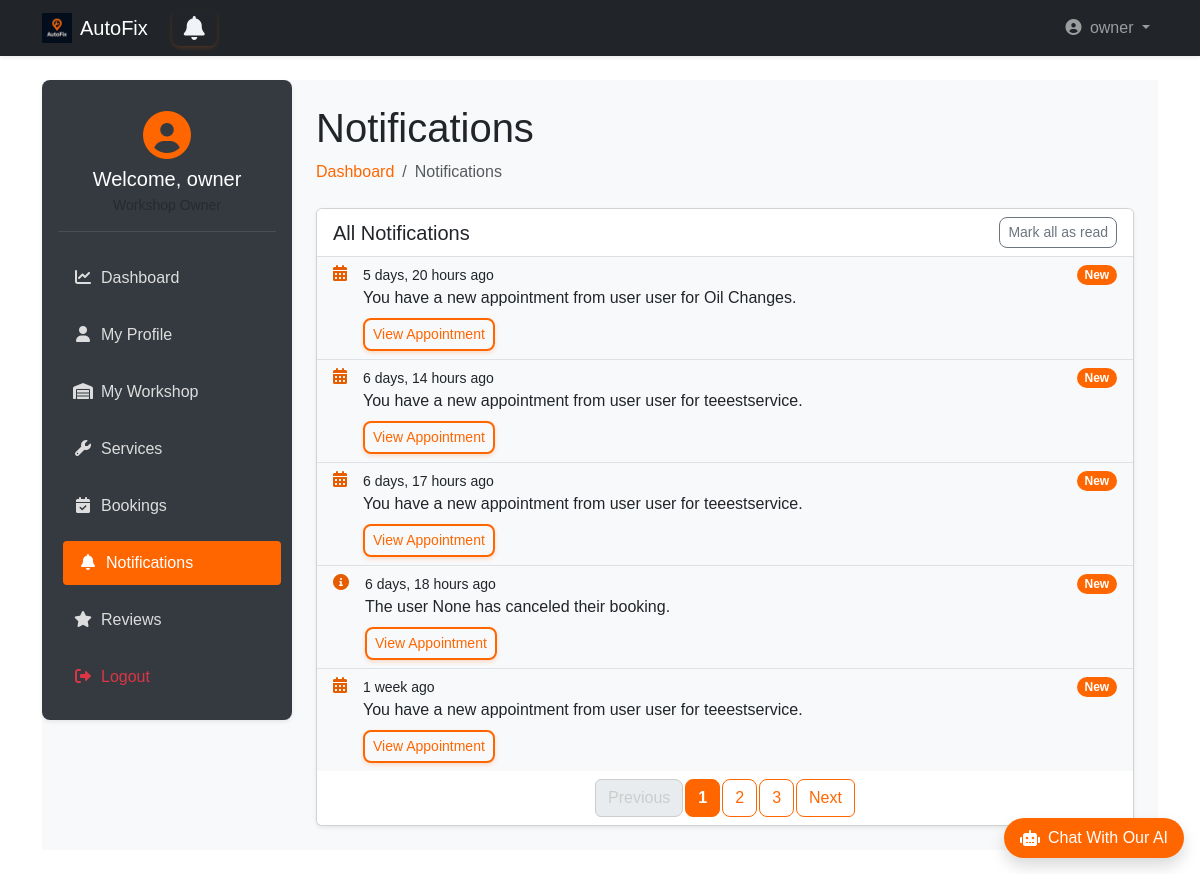
/owner_dashboard/owner/notifications (signed in), run on the app's committed database.
### accounts/models.py (models this page shows, shortened)
class User(AbstractUser):
    username = None
    email = models.EmailField(unique=True)
    phone = models.CharField(max_length=15, unique=True, blank=True)
    is_workshop_owner = models.BooleanField(default=False)
    address = models.ForeignKey(Address, on_delete=models.SET_NULL, null=True, blank=True)
    objects = UserManager()
    USERNAME_FIELD = 'email'
    REQUIRED_FIELDS = ['first_name', 'last_name']  # names required for registration
    def get_short_name(self):
        return self.first_name

### bookings/models.py (models this page shows, shortened)
class Notification(models.Model):
    user = models.ForeignKey(User, on_delete=models.CASCADE)
    message = models.CharField(max_length=255)  # Short message for the notification
    is_read = models.BooleanField(default=False)  # Whether the user has read the notification
    created_at = models.DateTimeField(auto_now_add=True)  # Timestamp when created
    booking = models.ForeignKey(Booking, on_delete=models.CASCADE, related_name='notifications')  # Link to a booking
    class Meta:
        ordering = ['-created_at']  # Order by newest first

### owner_dashboard/views.py (the view)
# urls.py: path('owner/notifications', views.notifications, name='notifications'),
def notifications(request):
    if not request.user.is_workshop_owner:
        return redirect('landing:main')
    all_notifications = Notification.objects.filter(user=request.user).order_by('-created_at')
    paginator = Paginator(all_notifications, 5)
    page_number = request.GET.get('page')
    page_obj = paginator.get_page(page_number)
    context = {
        'notifications': page_obj.object_list,
        'page_obj': page_obj,
    }
    return render(request, 'owner_dashboard/notifications.html', context)

### templates/owner_dashboard/notifications.html (shortened to what this page needs)
{% extends 'base2.html' %}
{% load static bootstrap5 %}
{% block extra_css %}
<link rel="stylesheet" href="{% static 'css/owner_dashboard.css' %}">
{% endblock %}
{% block content %}
<div class="wrapper d-flex">
    <aside class="sidebar p-3 shadow-sm">
        <div class="user-profile mb-4 text-center">
            <div class="avatar mb-2">
                <i class="fas fa-user-circle fa-3x"></i>
            </div>
            <h5 class="welcome mb-1">Welcome, {{ user.get_short_name }}</h5>
            <small class="text-muted">Workshop Owner</small>
        </div>
        <nav class="menu d-flex flex-column gap-2">
            <a href="{% url 'owner_dashboard:dashboard' %}">
                <i class="fas fa-chart-line me-2"></i>Dashboard
            </a>
            <a href="{% url 'owner_dashboard:profile' %}">
                <i class="fas fa-user me-2"></i>My Profile
            </a>
            <a href="{% url 'owner_dashboard:workshop' %}">
                <i class="fas fa-warehouse me-2"></i>My Workshop
            </a>
            <a href="{% url 'owner_dashboard:services' %}">
                <i class="fas fa-wrench me-2"></i>Services
            </a>
            <a href="{% url 'owner_dashboard:bookings' %}">
                <i class="fas fa-calendar-check me-2"></i>Bookings
            </a>
            <a href="{% url 'owner_dashboard:notifications' %}" class="active-link">
                <i class="fas fa-bell me-2"></i>Notifications
            </a>
            <a href="{% url 'owner_dashboard:reviews' %}">
                <i class="fas fa-star me-2"></i>Reviews
            </a>
            <a href="{% url 'accounts:logout' %}" class="text-danger">
                <i class="fas fa-sign-out-alt me-2"></i>Logout
            </a>
        </nav>
    </aside>
    <main class="main-content flex-grow-1 p-4">
        <div class="dashboard-header mb-4">
            <h1>Notifications</h1>
            <nav aria-label="breadcrumb">
                <ol class="breadcrumb">
                    <li class="breadcrumb-item"><a class="text-decoration-none" style="color: #ff6600;"
                        href="{% url 'owner_dashboard:dashboard' %}">Dashboard</a></li>
                    <li class="breadcrumb-item active" aria-current="page">Notifications</li>
                </ol>
            </nav>
        </div>
        <div class="card shadow-sm">
            <div class="card-header bg-white d-flex justify-content-between align-items-center">
                <h5 class="mb-0">All Notifications</h5>
                <button id="mark-all-read-btn" class="btn btn-sm btn-outline-secondary" >Mark all as read</button>
            </div>
            <div class="card-body p-0">
                {% if notifications %}
                    <div class="list-group list-group-flush">
                        {% for notification in notifications %}
                        <div class="list-group-item {% if not notification.is_read %}bg-light{% endif %}">
                            <div class="d-flex justify-content-between align-items-start">
                                <div class="me-3">
                                    <div class="icon-circle {% if notification.is_read %}bg-secondary{% else %}bg-white{% endif %}">
                                        <i class="fas fa-{% if 'appointment' in notification.message %}calendar-alt
                                                      {% elif 'reminder' in notification.message %}exclamation-circle
                                                      {% else %}info-circle{% endif %} text-orange"></i>
                                    </div>
                                </div>
                                <div class="flex-grow-1">
                                    <div class="small text-gray-500">{{ notification.created_at|timesince }} ago</div>
                                    <p class="mb-1">{{ notification.message }}</p>
                                    {% if notification.booking %}
                                    <a href="{% url 'owner_dashboard:bookings' %}" class="btn btn-sm btn-outline-primary mt-1">View Appointment</a>
                                    {% endif %}
                                </div>
                                {% if not notification.is_read %}
                                <span class="badge bg-orange rounded-pill">New</span>
                                {% endif %}
                            </div>
                        </div>
                        {% endfor %}
                    </div>
                {% else %}
                    <div class="text-center py-5">
                        <i class="fas fa-bell-slash fa-4x text-muted mb-3"></i>
                        <h5>No notifications</h5>
                        <p class="text-muted">You'll see notifications here when you have them</p>
                    </div>
                {% endif %}
            </div>
            <div class="card-footer bg-white border-top-0">
                {% if page_obj.has_other_pages %}
                <nav aria-label="Notification pagination">
                    <ul class="pagination justify-content-center mb-0">
                        {% if page_obj.has_previous %}
                            <li class="page-item">
                                <a class="page-link custom-page-link" href="?page={{ page_obj.previous_page_number }}">Previous</a>
                            </li>
                        {% else %}
                            <li class="page-item disabled">
                                <span class="page-link custom-page-link">Previous</span>
                            </li>
                        {% endif %}
                        {% for num in page_obj.paginator.page_range %}
                            {% if page_obj.number == num %}
                                <li class="page-item active">
                                    <span class="page-link custom-page-link">{{ num }}</span>
                                </li>
                            {% elif num > page_obj.number|add:'-3' and num < page_obj.number|add:'3' %}
                                <li class="page-item">
                                    <a class="page-link custom-page-link" href="?page={{ num }}">{{ num }}</a>
                                </li>
                            {% endif %}
                        {% endfor %}
                        {% if page_obj.has_next %}
                            <li class="page-item">
                                <a class="page-link custom-page-link" href="?page={{ page_obj.next_page_number }}">Next</a>
                            </li>
                        {% else %}
                            <li class="page-item disabled">
                                <span class="page-link custom-page-link">Next</span>
                            </li>
                        {% endif %}
                    </ul>
                </nav>
                {% endif %}
            </div>
        </div>
    </main>
</div>
{% endblock %}

### templates/base2.html (shortened to what this page needs)
{% load static bootstrap5 %}
{% bootstrap_css %}
<!DOCTYPE html>
<html lang="en" dir="{% if LANGUAGE_CODE == 'ar' %}rtl{% else %}ltr{% endif %}">
<head>
    <link rel="stylesheet" href="https://cdnjs.cloudflare.com/ajax/libs/font-awesome/6.4.0/css/all.min.css">
    <link rel="stylesheet" href="{% static 'css/style.css' %}">
    <link rel="stylesheet" href="{% static 'css/ai_style.css' %}">
    {% block extra_css %}
    {% endblock %}
</head>
<body class="d-flex flex-column min-vh-100">
<nav class="navbar navbar-expand-lg navbar-dark bg-dark shadow-sm">
    <div class="container">
        <a class="navbar-brand d-flex align-items-center gap-2" href="{% if user.is_authenticated %}{% url 'landing:dashboard' %}{% else %}{% url 'landing:main' %}{% endif %}">
            <img src="{% static 'img/dark_logo.png' %}" alt="AutoFix" width="30" height="30">
            AutoFix
        </a>
        <a {% if request.user.is_workshop_owner %} href="{% url 'owner_dashboard:notifications' %}"
            {% elif request.user.is_superuser %} href="{% url 'admin_dashboard:notifications' %}"
            {% else %} href="{% url 'user_dashboard:notifications' %}" {% endif %}
            id="notifications-btn" class="btn btn-outline-primary position-relative mx-2">
             <i class="fa fa-bell"></i>
       </a>
        <div class="collapse navbar-collapse" id="navbarMain">
            <ul class="navbar-nav ms-auto">
                {% if user.is_authenticated %}
                    <li class="nav-item dropdown">
                        <a class="nav-link dropdown-toggle" href="#" role="button" data-bs-toggle="dropdown">
                            <i class="fas fa-user-circle me-1"></i> {{ user.get_short_name }}
                        </a>
                    </li>
                {% endif %}
            </ul>
        </div>
    </div>
</nav>
<main class="flex-grow-1 py-4">
    <div class="container">
        {% block content %}
        {% endblock %}
    </div>
</main>
<div id="chat-container" class="position-fixed bottom-0 end-0 mb-3 me-3" style="z-index: 1000;">
    <div id="chat-bubble" class="bg-orange text-white rounded-pill shadow cursor-pointer d-flex align-items-center">
        <div class="d-flex align-items-center px-3 py-2">
            <i class="fas fa-robot me-2"></i>
            <p class="mb-0 fw-medium">Chat With Our AI</p>
        </div>
    </div>
</div>
<link rel="stylesheet" href="https://cdnjs.cloudflare.com/ajax/libs/font-awesome/6.0.0/css/all.min.css">
</body>
</html>

### static/css/style.css (style rules this page uses)
* { margin: 0; padding: 0; box-sizing: border-box; }
body, html { width: 100%; height: 100%; font-family: sans-serif; }
.wrapper { display: flex; height: 100%; }
.sidebar { width: 250px; background: #0d1b2a; color: #e0e1dd; display: flex; flex-direction: column; transition: width 0.3s; }
.menu { list-style: none; flex-grow: 1; }
#notifications-btn { background: none; border: none; font-size: 24px; cursor: pointer; position: relative; }
#notifications-btn .fa-bell { color: #f0f4f8; transition: color 0.3s; }

### static/css/ai_style.css (style rules this page uses)
.bg-orange { background-color: #ff6600 !important; }
.text-orange { color: #ff6600 !important; }

### static/css/owner_dashboard.css (style rules this page uses)
.wrapper { display: flex; min-height: 80vh; background-color: #f8f9fa; }
.sidebar { width: 250px; background-color: #343a40; color: #fff; border-radius: 8px; position: sticky; top: 20px; height: fit-content; }
.sidebar .menu a { color: #ddd; padding: 10px 15px; display: block; border-radius: 4px; transition: all 0.3s; text-decoration: none; margin-bottom: 5px; }
.sidebar .menu a:hover, .sidebar .menu .active-link { background-color: #ff6600; color: #fff; transform: translateX(5px); }
.sidebar .menu a i { width: 20px; text-align: center; }
.main-content { flex-grow: 1; padding-left: 20px; }
.user-profile { padding: 15px 0; border-bottom: 1px solid rgba(255,255,255,0.1); }
.user-profile .avatar { color: #ff6600; }
.btn { border-radius: 8px; font-weight: 500; }
.btn.btn-outline-primary { border: 2px solid #ff6600; color: #ff6600; background-color: transparent; transition: all 0.3s ease-in-out; font-weight: 500; box-shadow: 0 2px 4px rgba(255, 102, 0, 0.2); }
.badge.bg-orange { background-color: #e65c00; color: white; }
.bg-white { background-color: white !important; }
.text-orange { color: #e65c00 !important; }
.card-header { background-color: white; border-bottom: 1px solid rgba(0,0,0,0.125); }
.page-item .custom-page-link { color: #ff6600; border: 1px solid #ff6600; border-radius: 8px; margin: 0 3px; transition: all 0.3s ease-in-out; }
.page-item.active .custom-page-link { background-color: #ff6600 !important; border-color: #ff6600 !important; color: white !important; font-weight: bold; }
.page-item.disabled .custom-page-link { color: #ccc; border-color: #ccc; cursor: not-allowed; }

### data on the page
User: get_short_name "owner"
Notification: created_at "5 days, 20 hours", message "You have a new appointment from user user for Oil Changes.", shows "View Appointment", is_read "New"
Notification: created_at "6 days, 14 hours", message "You have a new appointment from user user for teeestservice.", shows "View Appointment", is_read "New"
Notification: created_at "6 days, 17 hours", message "You have a new appointment from user user for teeestservice.", shows "View Appointment", is_read "New"
Notification: created_at "6 days, 18 hours", message "The user None has canceled their booking.", shows "View Appointment", is_read "New"
Notification: created_at "1 week", message "You have a new appointment from user user for teeestservice.", shows "View Appointment", is_read "New"

### other printed values
{{ num }} "1"
{{ num }} "2" "3"
